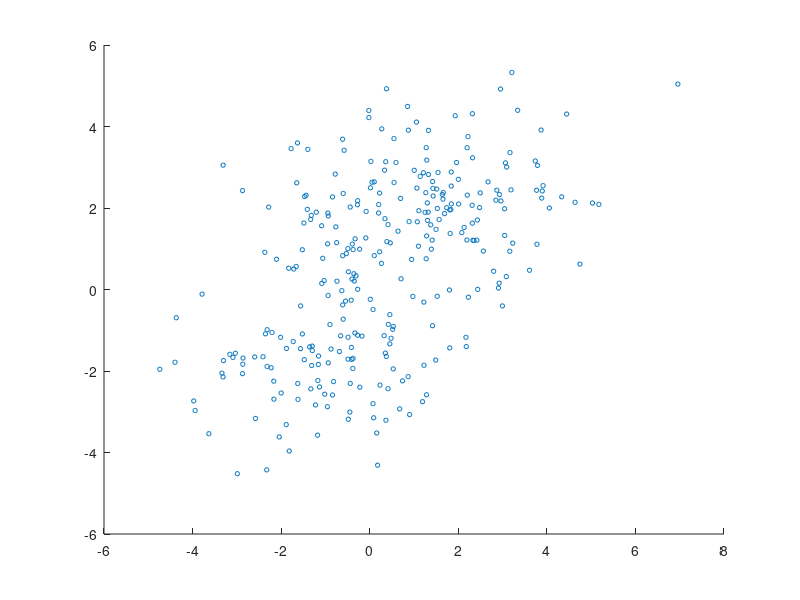

The MATLAB script that drew this image: (Note: this script raises an error after producing the figure.)
close all;
clear all;
clc;

mu1 = [1.0 2.0];
mu2 = [-1.0 -2.0];
sigma1 = [3.0 0.2; 0.2 2.0];
sigma2 = [2.0 0.0; 0.0 1.0];
X = [mvnrnd(mu1, sigma1, 200); mvnrnd(mu2, sigma2, 100)];
scatter(X(:, 1), X(:, 2), 10, 'ko');

[C Z] = gmm(X, 2);
